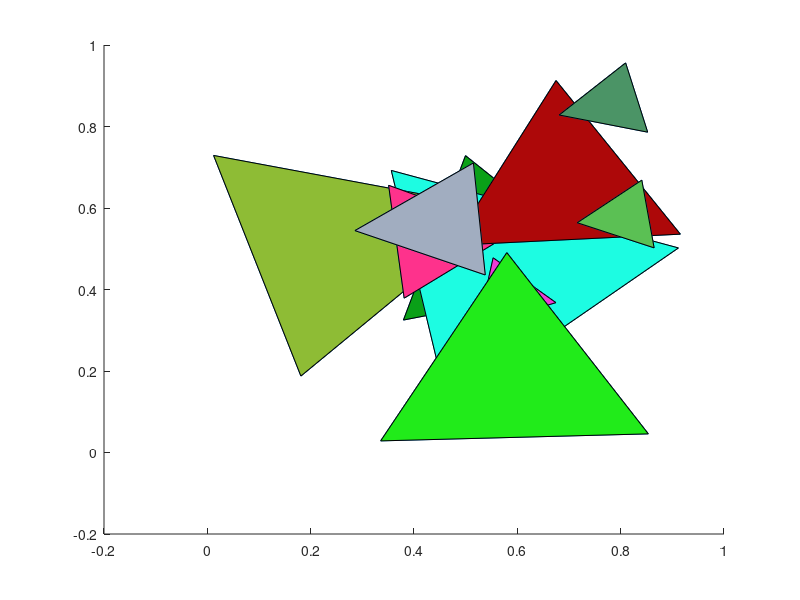

Recreate this plot in MATLAB.
% Charykov Danila #25 task 5
hold on
axis([-0.2 1 -0.2 1])
amount_of_els = 10;
while amount_of_els > 0
  % Случайно задаем цвет
  c = rand(1, 3);
  C = colormap(c);
  x = rand(1, 4);
  y = rand(1, 4);
  x(4) = x(1);
  y(4) = y(1);
  l = [0 0 0];
  for j = 1:3
    % Считаем длину ребра
    l(j) = sqrt((x(j) - x(j + 1))^2 + (y(j) - y(j + 1))^2);  
  end
  epsilon = 0.01;
  % Проверяем что все стороны отличаются не более чем на эпсилон
  if and((abs(l(3) - l(1)) < epsilon), and((abs(l(2) - l(1)) < epsilon), (abs(l(2) - l(3)) < epsilon)))
    line(x, y)
    fill(x, y, C)
    amount_of_els = amount_of_els - 1;
  end
end